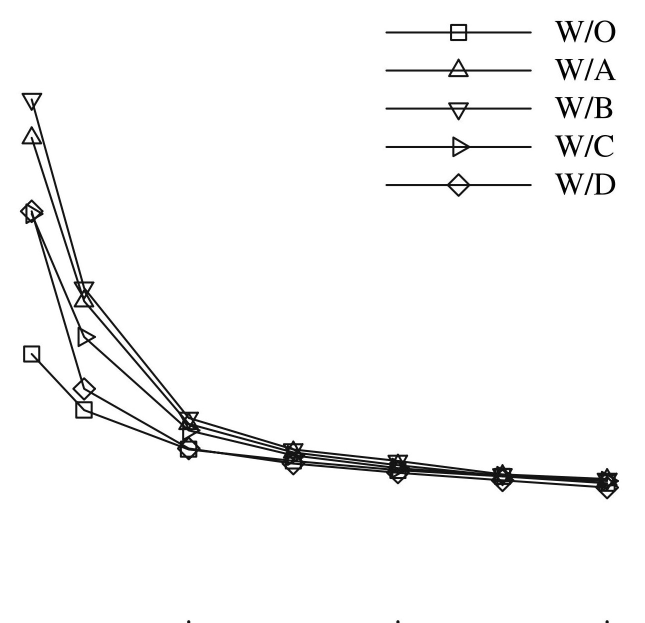
#> input picture validation/plotting/figures/ldref.JPG, 1289 x 1245 px, found by its file name (shown at 1/2 size)
$ python plot_naca.py
#> lines starting #> are read from the running program, lines starting #| are printed output that depends on the picture
import numpy as np
import matplotlib.pyplot as plt
plt.rcParams.update(plt.rcParamsDefault)
plt.rcParams["font.family"] = "Times New Roman"
plt.rcParams["figure.figsize"] = (8,8)

fontsize = 16

ld = np.array([14.61501107,14.80653919,14.99602674,15.15389591,15.26600943,14.87651298,14.24330059,])

hc = np.array([0.3,0.25,0.2,0.15,0.1,0.05,0.025,])


plt.plot(hc,ld,linewidth=2)

im = plt.imread('ldref.jpg')
#> im is the input picture: shape (1245, 1289, 3); min 0, max 255, mean 247.1
implot = plt.imshow(im, aspect='auto', extent=[0, 0.35, -2, 65])


# [6 lines of commented-out code are left out]

plt.xlim([0,0.3])
plt.ylim([10,40])

#plt.legend([r'$\alpha=0^\circ$',r'$\alpha=2^\circ$',r'$\alpha=4^\circ$',r'$\alpha=6^\circ$'], fontsize=fontsize-4)
plt.grid(color='lavender')


plt.savefig('ld_naca.png', dpi=600, transparent=True, bbox_inches="tight")
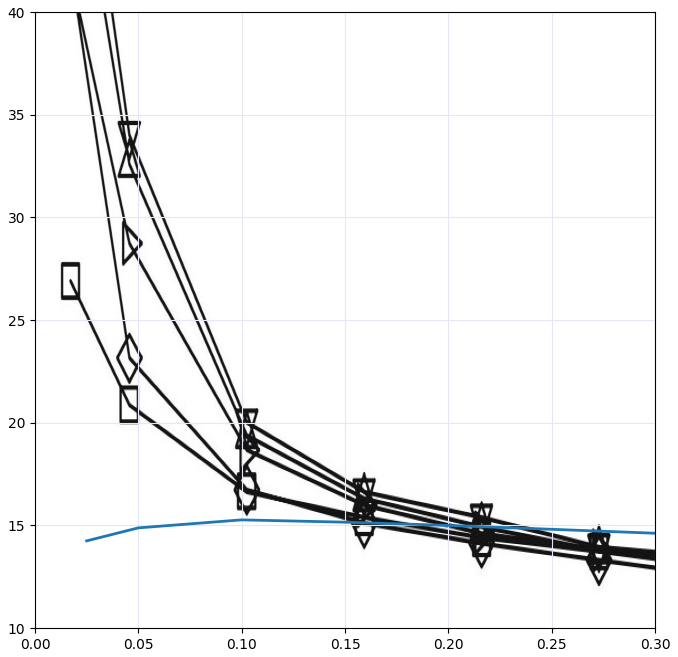
#> figure drawn by matplotlib, 1 panel
plt.show()

$ run again, with validation/plotting/figures/CL_data_VAST.png saved as validation/plotting/figures/ldref.JPG
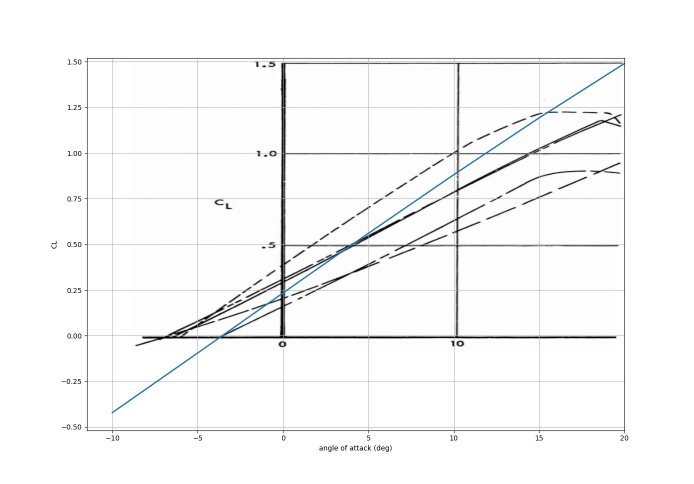
#> input picture validation/plotting/figures/CL_data_VAST.png, 1388 x 967 px, found by its file name (shown at 1/2 size)
#> im is the input picture: shape (967, 1388, 3); mean R, G, B 247.4, 247.7, 247.8
#> `plt.savefig('ld_naca.png', dpi=600, transparent=True, bbox_inches="tig..`:
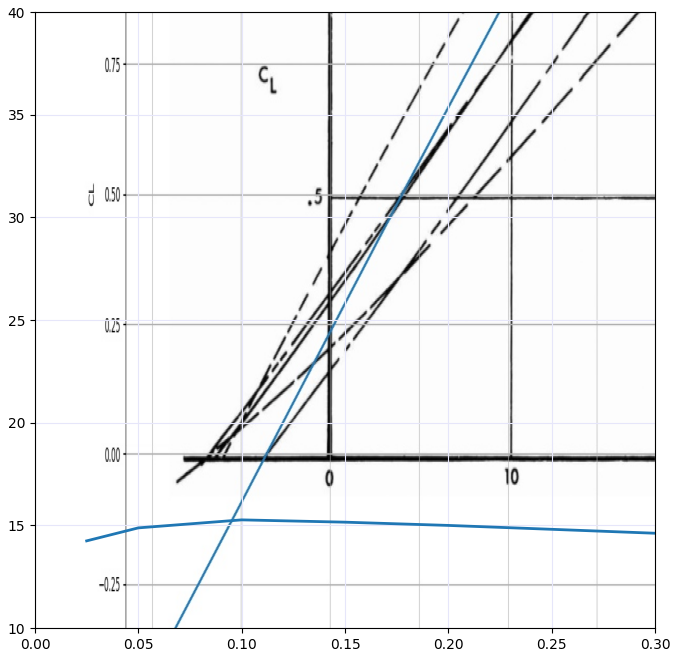
#> figure drawn by matplotlib, 1 panel

$ run again, with validation/plotting/figures/ige.png saved as validation/plotting/figures/ldref.JPG
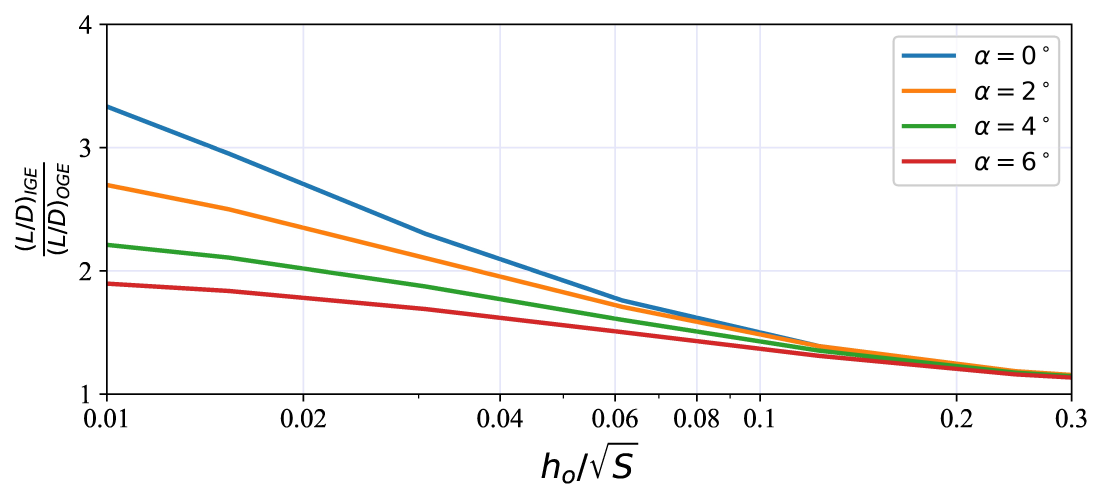
#> input picture validation/plotting/figures/ige.png, 4414 x 2001 px, found by its file name (shown at 1/4 size)
#> im is the input picture: shape (2001, 4414, 3); mean R, G, B 246.7, 245.8, 244.7
#> `plt.savefig('ld_naca.png', dpi=600, transparent=True, bbox_inches="tig..`:
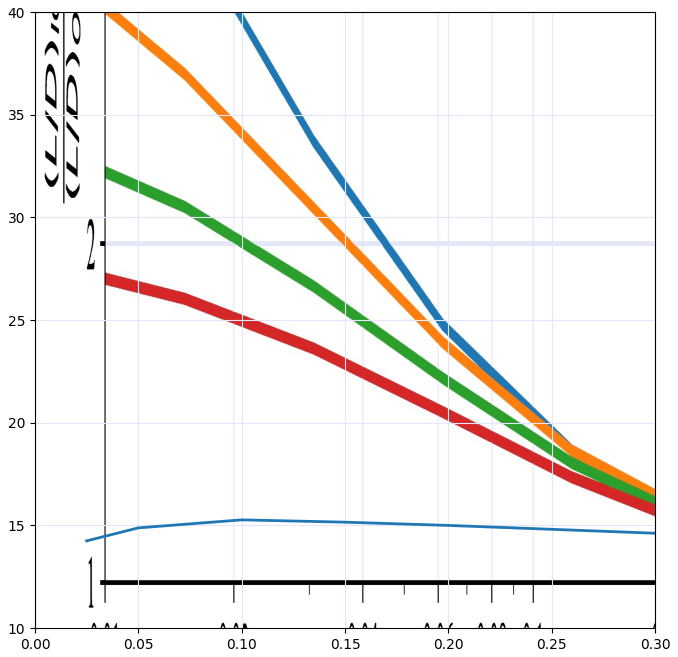
#> figure drawn by matplotlib, 1 panel
